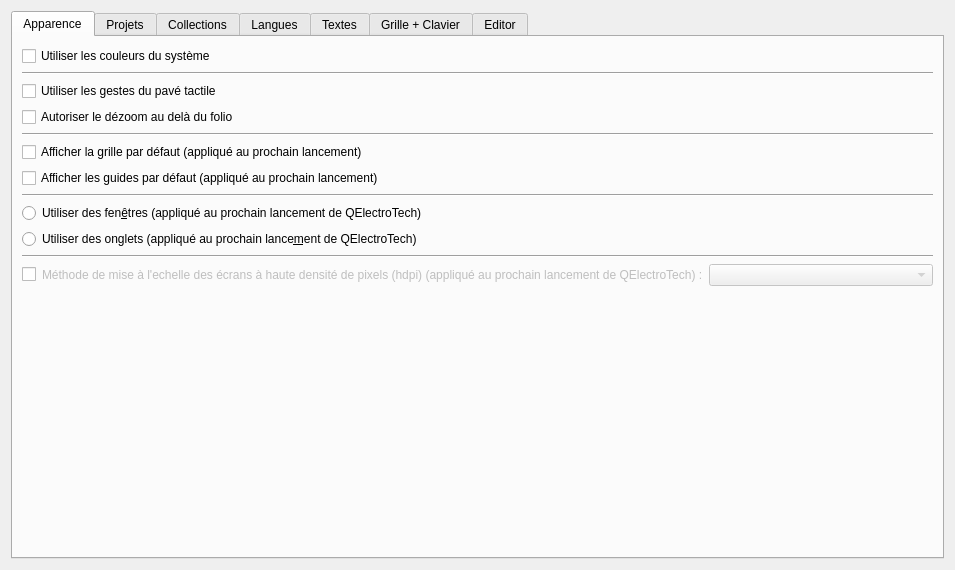
<?xml version="1.0" encoding="UTF-8"?>
<ui version="4.0">
 <class>GeneralConfigurationPage</class>
 <widget class="QWidget" name="GeneralConfigurationPage">
  <property name="geometry">
   <rect>
    <x>0</x>
    <y>0</y>
    <width>955</width>
    <height>570</height>
   </rect>
  </property>
  <property name="windowTitle">
   <string>Form</string>
  </property>
  <layout class="QVBoxLayout" name="verticalLayout_6">
   <item>
    <widget class="QTabWidget" name="tabWidget">
     <property name="currentIndex">
      <number>0</number>
     </property>
     <widget class="QWidget" name="tab_3">
      <attribute name="title">
       <string>Apparence</string>
      </attribute>
      <layout class="QVBoxLayout" name="verticalLayout">
       <item>
        <widget class="QCheckBox" name="m_use_system_color_cb">
         <property name="text">
          <string>Utiliser les couleurs du système</string>
         </property>
        </widget>
       </item>
       <item>
        <widget class="Line" name="line">
         <property name="orientation">
          <enum>Qt::Horizontal</enum>
         </property>
        </widget>
       </item>
       <item>
        <widget class="QCheckBox" name="m_use_gesture_trackpad">
         <property name="text">
          <string>Utiliser les gestes du pavé tactile</string>
         </property>
        </widget>
       </item>
       <item>
        <widget class="QCheckBox" name="m_zoom_out_beyond_folio">
         <property name="text">
          <string>Autoriser le dézoom au delà du folio</string>
         </property>
        </widget>
       </item>
       <item>
        <widget class="Line" name="line_2">
         <property name="orientation">
          <enum>Qt::Horizontal</enum>
         </property>
        </widget>
       </item>
       <item>
        <widget class="QCheckBox" name="grid_startup_cb">
         <property name="text">
          <string>Afficher la grille par défaut (appliqué au prochain lancement)</string>
         </property>
        </widget>
       </item>
       <item>
        <widget class="QCheckBox" name="guides_startup_cb">
         <property name="text">
          <string>Afficher les guides par défaut (appliqué au prochain lancement)</string>
         </property>
        </widget>
       </item>
       <item>
        <widget class="Line" name="line_5">
         <property name="orientation">
          <enum>Qt::Horizontal</enum>
         </property>
        </widget>
       </item>
       <item>
        <widget class="QRadioButton" name="m_use_windows_mode_rb">
         <property name="text">
          <string>Utiliser des fen&amp;êtres (appliqué au prochain lancement de QElectroTech)</string>
         </property>
        </widget>
       </item>
       <item>
        <widget class="QRadioButton" name="m_use_tab_mode_rb">
         <property name="text">
          <string>Utiliser des onglets (appliqué au prochain lance&amp;ment de QElectroTech)</string>
         </property>
        </widget>
       </item>
       <item>
        <widget class="Line" name="line_4">
         <property name="orientation">
          <enum>Qt::Horizontal</enum>
         </property>
        </widget>
       </item>
       <item>
        <widget class="QWidget" name="m_hdpi_round_policy_widget" native="true">
         <layout class="QHBoxLayout" name="horizontalLayout" stretch="0,0,1">
          <property name="leftMargin">
           <number>0</number>
          </property>
          <property name="topMargin">
           <number>0</number>
          </property>
          <property name="rightMargin">
           <number>0</number>
          </property>
          <property name="bottomMargin">
           <number>0</number>
          </property>
          <item>
           <widget class="QCheckBox" name="m_hdpi_round_cb">
            <property name="text">
             <string/>
            </property>
           </widget>
          </item>
          <item>
           <widget class="QLabel" name="m_hdpi_round_label">
            <property name="enabled">
             <bool>false</bool>
            </property>
            <property name="text">
             <string>Méthode de mise à l'echelle des écrans à haute densité de pixels (hdpi) (appliqué au prochain lancement de QElectroTech) :</string>
            </property>
           </widget>
          </item>
          <item>
           <widget class="QComboBox" name="m_hdpi_round_policy_cb">
            <property name="enabled">
             <bool>false</bool>
            </property>
           </widget>
          </item>
         </layout>
        </widget>
       </item>
       <item>
        <spacer name="verticalSpacer">
         <property name="orientation">
          <enum>Qt::Vertical</enum>
         </property>
         <property name="sizeHint" stdset="0">
          <size>
           <width>20</width>
           <height>40</height>
          </size>
         </property>
        </spacer>
       </item>
      </layout>
     </widget>
     <widget class="QWidget" name="tab_4">
      <attribute name="title">
       <string>Projets</string>
      </attribute>
      <layout class="QGridLayout" name="gridLayout_2">
       <item row="1" column="0">
        <widget class="QCheckBox" name="m_use_folio_label">
         <property name="text">
          <string>Utiliser les numéros de folio à la place de leur position dans le projet</string>
         </property>
        </widget>
       </item>
       <item row="3" column="0">
        <widget class="QLabel" name="label">
         <property name="text">
          <string>Sauvegarde automatique des projets (appliqué au prochain lancement de QElectroTech)</string>
         </property>
        </widget>
       </item>
       <item row="3" column="2">
        <widget class="QSpinBox" name="m_autosave_sb">
         <property name="frame">
          <bool>true</bool>
         </property>
         <property name="specialValueText">
          <string>Désactivé</string>
         </property>
         <property name="accelerated">
          <bool>true</bool>
         </property>
         <property name="suffix">
          <string comment="minute"> min</string>
         </property>
         <property name="maximum">
          <number>200</number>
         </property>
         <property name="singleStep">
          <number>10</number>
         </property>
        </widget>
       </item>
       <item row="0" column="0">
        <widget class="QCheckBox" name="m_save_label_paste">
         <property name="text">
          <string>Ne pas conserver les labels des éléments lors des copier coller</string>
         </property>
        </widget>
       </item>
       <item row="4" column="0">
        <spacer name="verticalSpacer_2">
         <property name="orientation">
          <enum>Qt::Vertical</enum>
         </property>
         <property name="sizeHint" stdset="0">
          <size>
           <width>20</width>
           <height>40</height>
          </size>
         </property>
        </spacer>
       </item>
       <item row="3" column="1">
        <spacer name="horizontalSpacer">
         <property name="orientation">
          <enum>Qt::Horizontal</enum>
         </property>
         <property name="sizeHint" stdset="0">
          <size>
           <width>40</width>
           <height>20</height>
          </size>
         </property>
        </spacer>
       </item>
       <item row="2" column="0">
        <widget class="QCheckBox" name="m_border_0">
         <property name="text">
          <string extracomment="Choix de l'increment de depart 1 ou 0">Numéroter les colonnes de cartouche à partir de 0 (1 sinon)</string>
         </property>
        </widget>
       </item>
      </layout>
     </widget>
     <widget class="QWidget" name="tab_5">
      <attribute name="title">
       <string>Collections</string>
      </attribute>
      <layout class="QVBoxLayout" name="verticalLayout_2">
       <item>
        <widget class="QGroupBox" name="groupBox_5">
         <property name="title">
          <string>Accès aux collections</string>
         </property>
         <property name="alignment">
          <set>Qt::AlignLeading|Qt::AlignLeft|Qt::AlignTop</set>
         </property>
         <property name="flat">
          <bool>false</bool>
         </property>
         <layout class="QGridLayout" name="gridLayout">
          <item row="0" column="0">
           <widget class="QLabel" name="label_7">
            <property name="text">
             <string>Répertoire de la collection commune</string>
            </property>
           </widget>
          </item>
          <item row="0" column="1">
           <widget class="QComboBox" name="m_common_elmt_path_cb">
            <item>
             <property name="text">
              <string>Par defaut</string>
             </property>
            </item>
            <item>
             <property name="text">
              <string>Parcourir...</string>
             </property>
            </item>
           </widget>
          </item>
          <item row="1" column="0">
           <widget class="QLabel" name="label_16">
            <property name="text">
             <string>Répertoire de la collection company</string>
            </property>
           </widget>
          </item>
          <item row="1" column="1">
           <widget class="QComboBox" name="m_company_elmt_path_cb">
            <item>
             <property name="text">
              <string>Par defaut</string>
             </property>
            </item>
            <item>
             <property name="text">
              <string>Parcourir...</string>
             </property>
            </item>
           </widget>
          </item>
          <item row="2" column="0">
           <widget class="QLabel" name="label_17">
            <property name="text">
             <string>Répertoire des cartouches company</string>
            </property>
           </widget>
          </item>
          <item row="2" column="1">
           <widget class="QComboBox" name="m_company_tbt_path_cb">
            <item>
             <property name="text">
              <string>Par defaut</string>
             </property>
            </item>
            <item>
             <property name="text">
              <string>Parcourir...</string>
             </property>
            </item>
           </widget>
          </item>
          <item row="3" column="0">
           <widget class="QLabel" name="label_8">
            <property name="text">
             <string>Répertoire de la collection utilisateur</string>
            </property>
           </widget>
          </item>
          <item row="3" column="1">
           <widget class="QComboBox" name="m_custom_elmt_path_cb">
            <item>
             <property name="text">
              <string>Par defaut</string>
             </property>
            </item>
            <item>
             <property name="text">
              <string>Parcourir...</string>
             </property>
            </item>
           </widget>
          </item>
          <item row="4" column="0">
           <widget class="QLabel" name="label_10">
            <property name="text">
             <string>Répertoire des cartouches utilisateur</string>
            </property>
           </widget>
          </item>
          <item row="4" column="1">
           <widget class="QComboBox" name="m_custom_tbt_path_cb">
            <item>
             <property name="text">
              <string>Par defaut</string>
             </property>
            </item>
            <item>
             <property name="text">
              <string>Parcourir...</string>
             </property>
            </item>
           </widget>
          </item>
          <item row="5" column="0">
           <widget class="QLabel" name="label_2">
            <property name="text">
             <string>Répertoire du projet utilisateur</string>
            </property>
           </widget>
          </item>
          <item row="5" column="1">
           <widget class="QComboBox" name="m_custom_proj_path_cb">
            <item>
             <property name="text">
              <string>Par defaut</string>
             </property>
            </item>
            <item>
             <property name="text">
              <string>Parcourir...</string>
             </property>
            </item>
           </widget>
          </item>
          <item row="6" column="1">
           <widget class="QLabel" name="label_9">
            <property name="text">
             <string>(Recharger les collections d'éléments pour appliquer les changements)</string>
            </property>
           </widget>
          </item>
          <item row="7" column="0">
           <widget class="QLabel" name="label_23">
            <property name="text">
             <string>Répertoire des Macros utilisateur</string>
            </property>
           </widget>
          </item>
          <item row="7" column="1">
           <widget class="QComboBox" name="m_user_macros_path_cb">
            <item>
             <property name="text">
              <string>Par defaut</string>
             </property>
            </item>
            <item>
             <property name="text">
              <string>Parcourir...</string>
             </property>
            </item>
           </widget>
          </item>
         </layout>
        </widget>
       </item>
       <item>
        <widget class="QGroupBox" name="groupBox_3">
         <property name="title">
          <string>Gestion des éléments</string>
         </property>
         <property name="alignment">
          <set>Qt::AlignLeading|Qt::AlignLeft|Qt::AlignTop</set>
         </property>
         <layout class="QVBoxLayout" name="verticalLayout_4">
          <item>
           <widget class="QCheckBox" name="m_highlight_integrated_elements">
            <property name="text">
             <string>Mettre en valeur dans le panel les éléments fraîchement intégrés</string>
            </property>
           </widget>
          </item>
          <item>
           <widget class="QLabel" name="label_4">
            <property name="text">
             <string>Chaque élément embarque des informations sur ses auteurs, sa licence, ou tout autre renseignement que vous jugerez utile dans un champ libre.
Vous pouvez spécifier ici la valeur par défaut de ce champ pour les éléments que vous créerez :</string>
            </property>
            <property name="scaledContents">
             <bool>false</bool>
            </property>
            <property name="wordWrap">
             <bool>true</bool>
            </property>
           </widget>
          </item>
          <item>
           <widget class="QTextEdit" name="m_default_elements_info">
            <property name="minimumSize">
             <size>
              <width>0</width>
              <height>50</height>
             </size>
            </property>
           </widget>
          </item>
         </layout>
        </widget>
       </item>
      </layout>
     </widget>
     <widget class="QWidget" name="tab_6">
      <attribute name="title">
       <string>Langues</string>
      </attribute>
      <layout class="QGridLayout" name="gridLayout_3">
       <item row="0" column="0">
        <widget class="QComboBox" name="m_lang_cb"/>
       </item>
       <item row="0" column="1">
        <widget class="QLabel" name="label_6">
         <property name="text">
          <string>Appliqué au prochain lancement de QElectroTech</string>
         </property>
        </widget>
       </item>
       <item row="1" column="0">
        <spacer name="verticalSpacer_3">
         <property name="orientation">
          <enum>Qt::Vertical</enum>
         </property>
         <property name="sizeHint" stdset="0">
          <size>
           <width>20</width>
           <height>421</height>
          </size>
         </property>
        </spacer>
       </item>
       <item row="0" column="2">
        <spacer name="horizontalSpacer_2">
         <property name="orientation">
          <enum>Qt::Horizontal</enum>
         </property>
         <property name="sizeHint" stdset="0">
          <size>
           <width>40</width>
           <height>20</height>
          </size>
         </property>
        </spacer>
       </item>
      </layout>
     </widget>
     <widget class="QWidget" name="tab">
      <attribute name="title">
       <string>Textes</string>
      </attribute>
      <layout class="QVBoxLayout" name="verticalLayout_3">
       <item>
        <widget class="QLabel" name="label_15">
         <property name="text">
          <string>Vous pouvez définir ici l'apparence par defaut des differents textes de QElectroTech</string>
         </property>
        </widget>
       </item>
       <item>
        <widget class="Line" name="line_3">
         <property name="orientation">
          <enum>Qt::Horizontal</enum>
         </property>
        </widget>
       </item>
       <item>
        <widget class="QGroupBox" name="groupBox_6">
         <property name="title">
          <string>Textes d'éléments</string>
         </property>
         <layout class="QGridLayout" name="gridLayout_4">
          <item row="2" column="2">
           <widget class="QSpinBox" name="m_dyn_text_width_sb">
            <property name="minimum">
             <number>-1</number>
            </property>
           </widget>
          </item>
          <item row="0" column="0">
           <widget class="QLabel" name="label_12">
            <property name="text">
             <string>Police :</string>
            </property>
           </widget>
          </item>
          <item row="1" column="2">
           <widget class="QSpinBox" name="m_dyn_text_rotation_sb">
            <property name="wrapping">
             <bool>true</bool>
            </property>
            <property name="suffix">
             <string>°</string>
            </property>
            <property name="maximum">
             <number>360</number>
            </property>
           </widget>
          </item>
          <item row="2" column="0">
           <widget class="QLabel" name="label_5">
            <property name="text">
             <string>Longueur :</string>
            </property>
           </widget>
          </item>
          <item row="0" column="2">
           <widget class="QPushButton" name="m_dyn_text_font_pb"/>
          </item>
          <item row="1" column="0">
           <widget class="QLabel" name="label_11">
            <property name="text">
             <string>Rotation :</string>
            </property>
           </widget>
          </item>
          <item row="0" column="1">
           <spacer name="horizontalSpacer_3">
            <property name="orientation">
             <enum>Qt::Horizontal</enum>
            </property>
            <property name="sizeHint" stdset="0">
             <size>
              <width>40</width>
              <height>20</height>
             </size>
            </property>
           </spacer>
          </item>
         </layout>
        </widget>
       </item>
       <item>
        <widget class="QGroupBox" name="groupBox_7">
         <property name="title">
          <string>Textes indépendants</string>
         </property>
         <layout class="QGridLayout" name="gridLayout_7">
          <item row="1" column="0">
           <widget class="QLabel" name="label_14">
            <property name="text">
             <string>Rotation :</string>
            </property>
           </widget>
          </item>
          <item row="0" column="0">
           <widget class="QLabel" name="label_13">
            <property name="text">
             <string>Police :</string>
            </property>
           </widget>
          </item>
          <item row="1" column="2">
           <widget class="QSpinBox" name="m_indi_text_rotation_sb">
            <property name="suffix">
             <string>°</string>
            </property>
            <property name="maximum">
             <number>360</number>
            </property>
           </widget>
          </item>
          <item row="0" column="2">
           <widget class="QPushButton" name="m_indi_text_font_pb">
            <property name="text">
             <string/>
            </property>
           </widget>
          </item>
          <item row="0" column="1">
           <spacer name="horizontalSpacer_7">
            <property name="orientation">
             <enum>Qt::Horizontal</enum>
            </property>
            <property name="sizeHint" stdset="0">
             <size>
              <width>40</width>
              <height>20</height>
             </size>
            </property>
           </spacer>
          </item>
         </layout>
        </widget>
       </item>
       <item>
        <widget class="QGroupBox" name="groupBox_9">
         <property name="title">
          <string>Autres textes</string>
         </property>
         <layout class="QHBoxLayout" name="horizontalLayout_2">
          <item>
           <widget class="QLabel" name="label_3">
            <property name="text">
             <string>Police :</string>
            </property>
           </widget>
          </item>
          <item>
           <spacer name="horizontalSpacer_9">
            <property name="orientation">
             <enum>Qt::Horizontal</enum>
            </property>
            <property name="sizeHint" stdset="0">
             <size>
              <width>40</width>
              <height>20</height>
             </size>
            </property>
           </spacer>
          </item>
          <item>
           <widget class="QPushButton" name="m_font_pb">
            <property name="text">
             <string/>
            </property>
           </widget>
          </item>
         </layout>
        </widget>
       </item>
       <item>
        <spacer name="verticalSpacer_4">
         <property name="orientation">
          <enum>Qt::Vertical</enum>
         </property>
         <property name="sizeHint" stdset="0">
          <size>
           <width>20</width>
           <height>40</height>
          </size>
         </property>
        </spacer>
       </item>
      </layout>
     </widget>
     <widget class="QWidget" name="GrilleClavier">
      <attribute name="title">
       <string>Grille + Clavier</string>
      </attribute>
      <layout class="QVBoxLayout" name="verticalLayout_5">
       <item>
        <widget class="QGroupBox" name="groupBox">
         <property name="title">
          <string>Grille : 1 - 30</string>
         </property>
         <property name="flat">
          <bool>false</bool>
         </property>
         <property name="checkable">
          <bool>false</bool>
         </property>
         <layout class="QGridLayout" name="gridLayout_6">
          <item row="0" column="2">
           <widget class="QSpinBox" name="DiagramEditor_xGrid_sb">
            <property name="minimumSize">
             <size>
              <width>80</width>
              <height>0</height>
             </size>
            </property>
            <property name="minimum">
             <number>1</number>
            </property>
            <property name="maximum">
             <number>30</number>
            </property>
            <property name="singleStep">
             <number>1</number>
            </property>
            <property name="value">
             <number>10</number>
            </property>
           </widget>
          </item>
          <item row="1" column="0">
           <widget class="QLabel" name="Label_Diagram_yGrid">
            <property name="text">
             <string>DiagramEditor yGrid</string>
            </property>
           </widget>
          </item>
          <item row="2" column="0">
           <widget class="QLabel" name="Label_Grid_Tip">
            <property name="text">
             <string>La Grille doite etre active pour pouvoir voir les modifications.</string>
            </property>
           </widget>
          </item>
          <item row="1" column="2">
           <widget class="QSpinBox" name="DiagramEditor_yGrid_sb">
            <property name="minimumSize">
             <size>
              <width>80</width>
              <height>0</height>
             </size>
            </property>
            <property name="minimum">
             <number>1</number>
            </property>
            <property name="maximum">
             <number>30</number>
            </property>
            <property name="value">
             <number>10</number>
            </property>
           </widget>
          </item>
          <item row="0" column="0">
           <widget class="QLabel" name="Label_Diagram_xGrid">
            <property name="text">
             <string>DiagramEditor xGrid</string>
            </property>
           </widget>
          </item>
          <item row="0" column="1">
           <spacer name="horizontalSpacer_6">
            <property name="orientation">
             <enum>Qt::Horizontal</enum>
            </property>
            <property name="sizeHint" stdset="0">
             <size>
              <width>40</width>
              <height>20</height>
             </size>
            </property>
           </spacer>
          </item>
         </layout>
        </widget>
       </item>
       <item>
        <widget class="QGroupBox" name="groupBox_2">
         <property name="title">
          <string>Déplacement au clavier : 1 - 30</string>
         </property>
         <layout class="QGridLayout" name="gridLayout_10">
          <item row="0" column="2">
           <widget class="QSpinBox" name="DiagramEditor_xKeyGrid_sb">
            <property name="minimumSize">
             <size>
              <width>80</width>
              <height>0</height>
             </size>
            </property>
            <property name="minimum">
             <number>1</number>
            </property>
            <property name="maximum">
             <number>30</number>
            </property>
            <property name="singleStep">
             <number>1</number>
            </property>
            <property name="value">
             <number>10</number>
            </property>
           </widget>
          </item>
          <item row="1" column="2">
           <widget class="QSpinBox" name="DiagramEditor_yKeyGrid_sb">
            <property name="minimumSize">
             <size>
              <width>80</width>
              <height>0</height>
             </size>
            </property>
            <property name="minimum">
             <number>1</number>
            </property>
            <property name="maximum">
             <number>30</number>
            </property>
            <property name="singleStep">
             <number>1</number>
            </property>
            <property name="value">
             <number>10</number>
            </property>
           </widget>
          </item>
          <item row="0" column="0">
           <widget class="QLabel" name="Label_Diagram_Key_xGrid">
            <property name="text">
             <string>DiagramEditor (touche :   gauche / droite)  xGrid</string>
            </property>
           </widget>
          </item>
          <item row="1" column="0">
           <widget class="QLabel" name="Label_Diagram_Key_yGrid">
            <property name="text">
             <string>DiagramEditor (touche :   haut / bas)  yGrid</string>
            </property>
           </widget>
          </item>
          <item row="0" column="1">
           <spacer name="horizontalSpacer_5">
            <property name="orientation">
             <enum>Qt::Horizontal</enum>
            </property>
            <property name="sizeHint" stdset="0">
             <size>
              <width>40</width>
              <height>20</height>
             </size>
            </property>
           </spacer>
          </item>
         </layout>
        </widget>
       </item>
       <item>
        <widget class="QGroupBox" name="groupBox_4">
         <property name="title">
          <string>Déplacement au clavier avec la touche ALT : 1 - 9</string>
         </property>
         <layout class="QGridLayout" name="gridLayout_11">
          <item row="0" column="1">
           <widget class="QLabel" name="Label_Diagram_Key_xGrid_ALT">
            <property name="text">
             <string>DiagramEditor (touche :   gauche / droite ) xGrid</string>
            </property>
           </widget>
          </item>
          <item row="1" column="3">
           <widget class="QSpinBox" name="DiagramEditor_yKeyGridFine_sb">
            <property name="minimumSize">
             <size>
              <width>80</width>
              <height>0</height>
             </size>
            </property>
            <property name="minimum">
             <number>1</number>
            </property>
            <property name="maximum">
             <number>9</number>
            </property>
            <property name="singleStep">
             <number>1</number>
            </property>
            <property name="value">
             <number>1</number>
            </property>
           </widget>
          </item>
          <item row="1" column="1">
           <widget class="QLabel" name="Label_Diagram_Key_yGrid_ALT">
            <property name="text">
             <string>DiagramEditor (touche :  haut / bas)  yGrid</string>
            </property>
           </widget>
          </item>
          <item row="0" column="3">
           <widget class="QSpinBox" name="DiagramEditor_xKeyGridFine_sb">
            <property name="minimumSize">
             <size>
              <width>80</width>
              <height>0</height>
             </size>
            </property>
            <property name="minimum">
             <number>1</number>
            </property>
            <property name="maximum">
             <number>9</number>
            </property>
            <property name="singleStep">
             <number>1</number>
            </property>
            <property name="value">
             <number>1</number>
            </property>
           </widget>
          </item>
          <item row="0" column="2">
           <spacer name="horizontalSpacer_4">
            <property name="orientation">
             <enum>Qt::Horizontal</enum>
            </property>
            <property name="sizeHint" stdset="0">
             <size>
              <width>40</width>
              <height>20</height>
             </size>
            </property>
           </spacer>
          </item>
         </layout>
        </widget>
       </item>
       <item>
        <widget class="QGroupBox" name="groupBox_8">
         <property name="title">
          <string>Affichage Grille</string>
         </property>
         <layout class="QGridLayout" name="gridLayout_5">
          <item row="0" column="2">
           <widget class="QLabel" name="label_19">
            <property name="text">
             <string>min:</string>
            </property>
           </widget>
          </item>
          <item row="0" column="5">
           <widget class="QSpinBox" name="DiagramEditor_Grid_PointSize_max_sb">
            <property name="minimumSize">
             <size>
              <width>60</width>
              <height>0</height>
             </size>
            </property>
            <property name="minimum">
             <number>1</number>
            </property>
            <property name="maximum">
             <number>5</number>
            </property>
           </widget>
          </item>
          <item row="0" column="1">
           <spacer name="horizontalSpacer_10">
            <property name="orientation">
             <enum>Qt::Horizontal</enum>
            </property>
            <property name="sizeHint" stdset="0">
             <size>
              <width>555</width>
              <height>20</height>
             </size>
            </property>
           </spacer>
          </item>
          <item row="1" column="3">
           <widget class="QSpinBox" name="ElementEditor_Grid_PointSize_min_sb">
            <property name="minimumSize">
             <size>
              <width>60</width>
              <height>0</height>
             </size>
            </property>
            <property name="minimum">
             <number>1</number>
            </property>
            <property name="maximum">
             <number>5</number>
            </property>
           </widget>
          </item>
          <item row="0" column="0">
           <widget class="QLabel" name="Label_Diagram_Grid_PointSize">
            <property name="text">
             <string>Taille des points de la grille de Diagram-Editor : 1 - 5</string>
            </property>
           </widget>
          </item>
          <item row="0" column="3">
           <widget class="QSpinBox" name="DiagramEditor_Grid_PointSize_min_sb">
            <property name="minimumSize">
             <size>
              <width>60</width>
              <height>0</height>
             </size>
            </property>
            <property name="minimum">
             <number>1</number>
            </property>
            <property name="maximum">
             <number>5</number>
            </property>
           </widget>
          </item>
          <item row="1" column="5">
           <widget class="QSpinBox" name="ElementEditor_Grid_PointSize_max_sb">
            <property name="minimumSize">
             <size>
              <width>60</width>
              <height>0</height>
             </size>
            </property>
            <property name="minimum">
             <number>1</number>
            </property>
            <property name="maximum">
             <number>5</number>
            </property>
           </widget>
          </item>
          <item row="1" column="4">
           <widget class="QLabel" name="label_21">
            <property name="text">
             <string>max:</string>
            </property>
           </widget>
          </item>
          <item row="0" column="4">
           <widget class="QLabel" name="label_18">
            <property name="text">
             <string>max:</string>
            </property>
           </widget>
          </item>
          <item row="1" column="2">
           <widget class="QLabel" name="label_22">
            <property name="text">
             <string>min:</string>
            </property>
           </widget>
          </item>
          <item row="1" column="0">
           <widget class="QLabel" name="label_20">
            <property name="text">
             <string>Taille des points de la grille de l'éditeur d'éléments : 1 - 5</string>
            </property>
           </widget>
          </item>
         </layout>
        </widget>
       </item>
       <item>
        <spacer name="verticalSpacer_5">
         <property name="orientation">
          <enum>Qt::Vertical</enum>
         </property>
         <property name="sizeHint" stdset="0">
          <size>
           <width>20</width>
           <height>40</height>
          </size>
         </property>
        </spacer>
       </item>
      </layout>
     </widget>
     <widget class="QWidget" name="Editor">
      <attribute name="title">
       <string>Editor</string>
      </attribute>
      <layout class="QVBoxLayout" name="verticalLayout_7">
       <item>
        <layout class="QHBoxLayout" name="horizontalLayout_1">
         <item>
          <widget class="QLabel" name="label_1">
           <property name="text">
            <string>Max. parts in Element Editor List</string>
           </property>
          </widget>
         </item>
         <item>
          <spacer name="horizontalSpacer_8">
           <property name="orientation">
            <enum>Qt::Horizontal</enum>
           </property>
           <property name="sizeHint" stdset="0">
            <size>
             <width>40</width>
             <height>20</height>
            </size>
           </property>
          </spacer>
         </item>
         <item>
          <widget class="QSpinBox" name="MaxPartsElementEditorList_sb">
           <property name="minimum">
            <number>1</number>
           </property>
           <property name="maximum">
            <number>10000</number>
           </property>
           <property name="value">
            <number>200</number>
           </property>
          </widget>
         </item>
        </layout>
       </item>
       <item>
        <spacer name="verticalSpacer_6">
         <property name="orientation">
          <enum>Qt::Vertical</enum>
         </property>
         <property name="sizeHint" stdset="0">
          <size>
           <width>20</width>
           <height>40</height>
          </size>
         </property>
        </spacer>
       </item>
      </layout>
     </widget>
    </widget>
   </item>
  </layout>
 </widget>
 <tabstops>
  <tabstop>m_use_system_color_cb</tabstop>
  <tabstop>m_use_gesture_trackpad</tabstop>
  <tabstop>m_zoom_out_beyond_folio</tabstop>
  <tabstop>m_use_windows_mode_rb</tabstop>
  <tabstop>m_use_tab_mode_rb</tabstop>
  <tabstop>m_save_label_paste</tabstop>
  <tabstop>m_use_folio_label</tabstop>
  <tabstop>m_border_0</tabstop>
  <tabstop>m_autosave_sb</tabstop>
  <tabstop>m_common_elmt_path_cb</tabstop>
  <tabstop>m_custom_elmt_path_cb</tabstop>
  <tabstop>m_custom_tbt_path_cb</tabstop>
  <tabstop>m_highlight_integrated_elements</tabstop>
  <tabstop>m_default_elements_info</tabstop>
  <tabstop>m_lang_cb</tabstop>
  <tabstop>m_dyn_text_font_pb</tabstop>
  <tabstop>m_dyn_text_rotation_sb</tabstop>
  <tabstop>m_dyn_text_width_sb</tabstop>
  <tabstop>m_indi_text_font_pb</tabstop>
  <tabstop>m_indi_text_rotation_sb</tabstop>
  <tabstop>m_font_pb</tabstop>
  <tabstop>DiagramEditor_xGrid_sb</tabstop>
  <tabstop>DiagramEditor_yGrid_sb</tabstop>
  <tabstop>DiagramEditor_xKeyGrid_sb</tabstop>
  <tabstop>DiagramEditor_yKeyGrid_sb</tabstop>
  <tabstop>DiagramEditor_xKeyGridFine_sb</tabstop>
  <tabstop>DiagramEditor_yKeyGridFine_sb</tabstop>
 </tabstops>
 <resources/>
 <connections/>
</ui>
